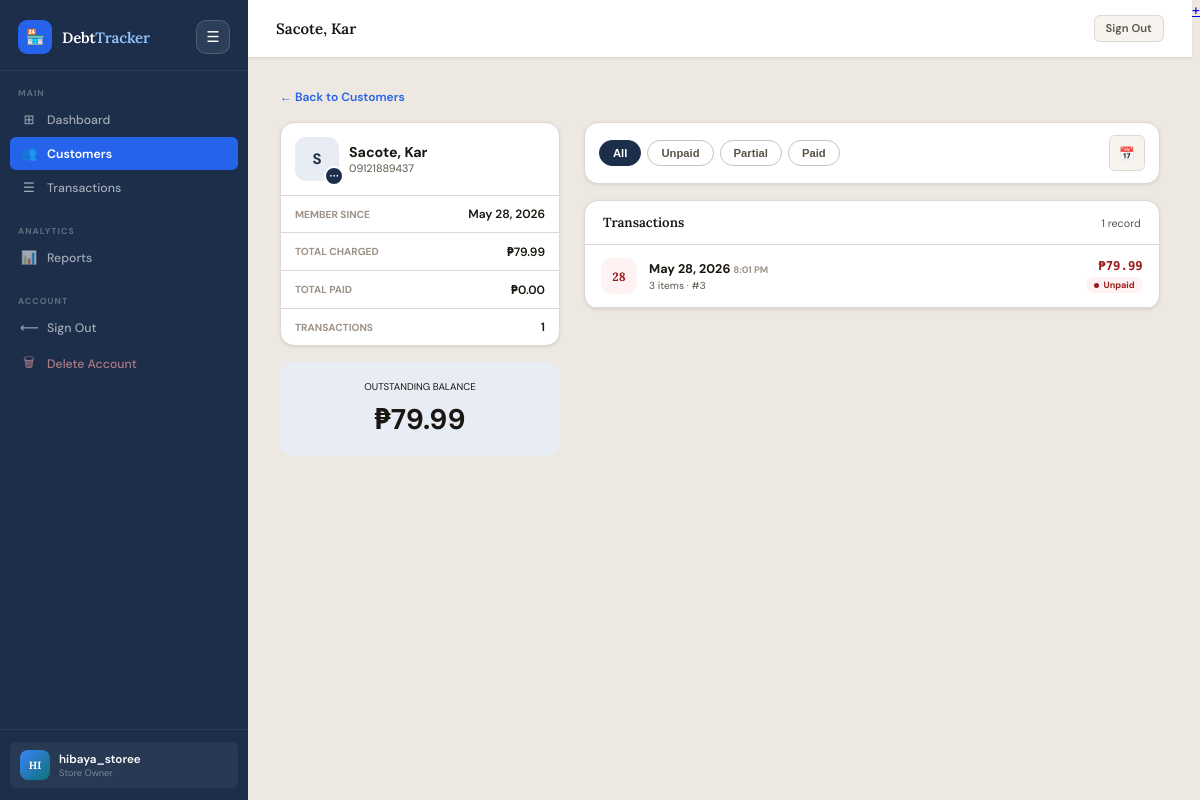
Page /customers/3/ (signed in) on the committed database.
### tracker/models.py (models this page shows, shortened)
class Customer(models.Model):
    owner = models.ForeignKey(User, on_delete=models.CASCADE, related_name='customers')
    name = models.CharField(max_length=100)
    phone = models.CharField(max_length=20, blank=True, null=True)
    notes = models.TextField(blank=True, null=True)
    created_at = models.DateTimeField(default=timezone.now)
    class Meta:
        ordering = ['name']
    def total_balance(self):
        total = Decimal('0')
        for txn in self.transactions.all():
            total += txn.remaining_balance()
        return total
    def total_charged(self):
        return sum(t.total_amount() for t in self.transactions.all()) or Decimal('0')
    def total_paid(self):
        return sum(t.total_paid() for t in self.transactions.all()) or Decimal('0')
    def transaction_count(self):
        return self.transactions.count()
    def is_high_debt(self):
        return self.total_balance() >= 500

class Transaction(models.Model):
    STATUS_CHOICES = [
        ('unpaid', 'Unpaid'),
        ('partial', 'Partially Paid'),
        ('paid', 'Fully Paid'),
    ]
    customer = models.ForeignKey(Customer, on_delete=models.CASCADE, related_name='transactions')
    date = models.DateField(default=timezone.now)
    time = models.TimeField(default=default_transaction_time)
    notes = models.TextField(blank=True, null=True)
    status = models.CharField(max_length=10, choices=STATUS_CHOICES, default='unpaid')
    promise_date = models.DateField(blank=True, null=True)
    promise_time = models.TimeField(blank=True, null=True)
    receipt_token = models.CharField(max_length=36, unique=True, blank=True)
    created_at = models.DateTimeField(auto_now_add=True)
    class Meta:
        ordering = ['-date', '-created_at']
    def total_amount(self):
        return sum(item.subtotal() for item in self.items.all()) or Decimal('0')
    def total_paid(self):
        result = self.payments.aggregate(models.Sum('amount'))['amount__sum']
        return result or Decimal('0')
    def remaining_balance(self):
        return self.total_amount() - self.total_paid()

class TransactionItem(models.Model):
    UNIT_CHOICES = [
        ('qty', 'Qty'),
        ('kg', 'Kg'),
    ]
    transaction = models.ForeignKey(Transaction, on_delete=models.CASCADE, related_name='items')
    item_name = models.CharField(max_length=200)
    quantity = models.DecimalField(max_digits=8, decimal_places=2, default=1)
    unit = models.CharField(max_length=3, choices=UNIT_CHOICES, default='qty')
    price = models.DecimalField(max_digits=10, decimal_places=2)
    def subtotal(self):
        return self.quantity * self.price

### tracker/views.py (the view)
# urls.py: path('customers/<int:pk>/', views.customer_detail, name='customer_detail'),
@login_required
def customer_detail(request, pk):
    customer = get_object_or_404(Customer, pk=pk, owner=request.user)
    transactions = customer.transactions.prefetch_related('items', 'payments').all()
    date_from = request.GET.get('date_from', '')
    date_to = request.GET.get('date_to', '')
    status_filter = request.GET.get('status', '')
    if date_from:
        transactions = transactions.filter(date__gte=date_from)
    if date_to:
        transactions = transactions.filter(date__lte=date_to)
    if status_filter:
        transactions = transactions.filter(status=status_filter)
    context = {
        'customer': customer,
        'transactions': transactions,
        'balance': customer.total_balance(),
        'total_charged': customer.total_charged(),
        'total_paid': customer.total_paid(),
        'is_high': customer.is_high_debt(),
        'date_from': date_from,
        'date_to': date_to,
        'status_filter': status_filter,
        'active_nav': 'customers',
    }
    return render(request, 'tracker/customer_detail.html', context)

### tracker/templates/tracker/customer_detail.html (shortened to what this page needs)
{% extends 'tracker/base.html' %}
{% block topbar_title %}{{ customer.name }}{% endblock %}
{% block content %}
<div class="profile-wrapper">
    <div style="margin-bottom:16px;">
        <a href="{% url 'customer_list' %}" class="back-link">
            ← Back to Customers
        </a>
    </div>
    <div class="profile-grid">
        <div class="profile-sidebar">
            <div class="info-card">
                <div class="info-card-header">
                    <div class="avatar-menu-wrap" onclick="toggleCustMenu(event)" title="Options">
                      <div class="profile-avatar {% if is_high %}high{% endif %}"
                          style="background:{% if is_high %}var(--danger-bg){% else %}var(--navy-light){% endif %};
                          color:{% if is_high %}var(--danger){% else %}var(--navy){% endif %};">
                          {{ customer.name|slice:":1"|upper }}
                      </div>
                      <div class="avatar-dots-badge">⋯</div>
                    </div>
                    <div>
                        <div class="profile-name">
                            {{ customer.name }}
                        </div>
                        <div class="profile-phone">
                            {% if customer.phone %}
                                {{ customer.phone }}
                            {% else %}
                                No phone
                            {% endif %}
                        </div>
                    </div>
                </div>
                <div class="info-row">
                    <span class="info-key">Member since</span>
                    <span class="info-val">{{ customer.created_at|date:"M d, Y" }}</span>
                </div>
                <div class="info-row">
                    <span class="info-key">Total charged</span>
                    <span class="info-val">₱{{ total_charged|floatformat:2 }}</span>
                </div>
                <div class="info-row">
                    <span class="info-key">Total paid</span>
                    <span class="info-val">₱{{ total_paid|floatformat:2 }}</span>
                </div>
                <div class="info-row">
                    <span class="info-key">Transactions</span>
                    <span class="info-val">{{ customer.transaction_count }}</span>
                </div>
            </div>
            <div class="balance-box">
                <div class="balance-lbl">
                    Outstanding Balance
                </div>
                <div class="balance-val">
                    ₱{{ balance|floatformat:2 }}
                </div>
            </div>
        </div>
        <div class="profile-content">
            <form method="get" id="filterForm">
              <div class="filter-bar card" style="margin-bottom:16px;">
                <div class="filter-top">
                  <div class="status-chips">
                    <button type="button" class="chip {% if not status_filter %}chip-active{% endif %}" onclick="setStatus('')">All</button>
                    <button type="button" class="chip chip-unpaid {% if status_filter == 'unpaid' %}chip-active{% endif %}" onclick="setStatus('unpaid')">Unpaid</button>
                    <button type="button" class="chip chip-partial {% if status_filter == 'partial' %}chip-active{% endif %}" onclick="setStatus('partial')">Partial</button>
                    <button type="button" class="chip chip-paid {% if status_filter == 'paid' %}chip-active{% endif %}" onclick="setStatus('paid')">Paid</button>
                  </div>
                  <button type="button" class="date-toggle-btn {% if date_from or date_to %}date-toggle-active{% endif %}" onclick="toggleDateRange()" id="dateToggleBtn" title="Date range">
                    &#128197;{% if date_from or date_to %} &#10003;{% endif %}
                  </button>
                </div>
              </div>
            </form>
            <div class="card">
                <div class="card-header">
                    <h3>Transactions</h3>
                    <span style="font-size:0.72rem;color:var(--text-2);">{{ transactions|length }} record{{ transactions|length|pluralize }}</span>
                </div>
                {% if transactions %}
                    {% for txn in transactions %}
                    <a href="{% url 'transaction_detail' txn.pk %}" style="display:flex;align-items:center;gap:12px;padding:13px 16px;border-bottom:1px solid var(--border);text-decoration:none;color:inherit;transition:background 0.1s;" onmouseover="this.style.background='var(--surface-2)'" onmouseout="this.style.background=''">
                        <div class="avatar {% if txn.status == 'paid' %}paid{% elif txn.status == 'partial' %}partial{% else %}high{% endif %}" style="width:36px;height:36px;font-size:0.8rem;border-radius:10px;flex-shrink:0;">
                            {{ txn.date|date:"d" }}
                        </div>
                        <div style="flex:1;min-width:0;">
                            <div style="font-size:0.84rem;font-weight:700;">{{ txn.date|date:"M d, Y" }} <span style="color:var(--text-3);font-size:0.75em;">{{ txn.time|time:"g:i A" }}</span></div>
                            <div style="font-size:0.68rem;color:var(--text-2);margin-top:2px;">{{ txn.items.count }} item{{ txn.items.count|pluralize }} · #{{ txn.pk }}</div>
                        </div>
                        <div style="text-align:right;flex-shrink:0;">
                            <div style="font-family:var(--mono);font-size:0.82rem;font-weight:700;color:{% if txn.remaining_balance > 0 %}var(--danger){% else %}var(--success){% endif %};">
                                {% if txn.status == 'paid' %}—{% else %}₱{{ txn.remaining_balance|floatformat:2 }}{% endif %}
                            </div>
                            {% if txn.status == 'paid' %}<span class="status-pill status-paid" style="font-size:0.6rem;">Paid</span>
                            {% elif txn.status == 'partial' %}<span class="status-pill status-partial" style="font-size:0.6rem;">Partial</span>
                            {% else %}<span class="status-pill status-unpaid" style="font-size:0.6rem;">Unpaid</span>{% endif %}
                        </div>
                    </a>
                    {% endfor %}
                {% else %}
                <div class="empty-state">
                    <div style="font-size:2rem;margin-bottom:10px;">📋</div>
                    <p>No transactions found.</p>
                </div>
                {% endif %}
            </div>
        </div>
    </div>
</div>
{% endblock %}
{% block fab %}
<a href="{% url 'new_transaction_for_customer' customer.pk %}" class="fab-global" title="New Transaction for {{ customer.name }}">+</a>
{% endblock %}

### tracker/templates/tracker/base.html (shortened to what this page needs)
<!DOCTYPE html>
<html lang="en">
<head>
</head>
<body>
  <aside class="sidebar" id="sidebar">
    <div class="sb-brand-wrap">
      <a href="{% url 'dashboard' %}" class="sb-brand">
        <div class="sb-logo">🏪</div>
        <div class="sb-name">Debt<span>Tracker</span></div>
      </a>
      <button type="button" class="sidebar-toggle" onclick="toggleSidebar()">☰</button>
    </div>
    <div class="sb-section">
      <div class="sb-section-label">Main</div>
      <a href="{% url 'dashboard' %}" class="sb-link {% if active_nav == 'dashboard' %}active{% endif %}"><span class="sb-icon">⊞</span> Dashboard</a>
      <a href="{% url 'customer_list' %}" class="sb-link {% if active_nav == 'customers' %}active{% endif %}"><span class="sb-icon">👥</span> Customers</a>
      <a href="{% url 'transaction_list' %}" class="sb-link "><span class="sb-icon">☰</span> Transactions</a>
    </div>
    <div class="sb-section">
      <div class="sb-section-label">Analytics</div>
      <a href="{% url 'reports' %}" class="sb-link {% if active_nav == 'reports' %}active{% endif %}"><span class="sb-icon">📊</span> Reports</a>
    </div>
    <div class="sb-section">
      <div class="sb-section-label">Account</div>
      <a href="{% url 'logout' %}" class="sb-link"><span class="sb-icon">⟵</span> Sign Out</a>
      <a href="{% url 'delete_account' %}" class="sb-link" style="color:rgba(252,165,165,0.65);"><span class="sb-icon">🗑</span> Delete Account</a>
    </div>
    <div class="sb-user">
      <div class="sb-user-inner">
        <div class="sb-avatar">{{ request.user.username|slice:":2"|upper }}</div>
        <div><div class="sb-uname">{{ request.user.username }}</div><div class="sb-urole">Store Owner</div></div>
      </div>
    </div>
  </aside>
  <div class="app-main">
    <header class="topbar">
      <div class="tb-left">
        <span class="tb-title">{% block topbar_title %}DebtTracker{% endblock %}</span>
      </div>
      <div class="tb-right">
        <a href="{% url 'logout' %}" class="btn btn-ghost btn-sm">Sign Out</a>
      </div>
    </header>
    <main class="page-content">{% block content %}{% endblock %}</main>
  </div>
  {% block fab %}{% endblock %}
</body>
</html>

### tracker/templates/tracker/customer_detail.html (style rules this page uses)
.profile-wrapper { width:100%; }
.profile-grid { display:flex; gap:24px; align-items:flex-start; width:100%; }
.profile-sidebar { width:280px; flex-shrink:0; display:flex; flex-direction:column; gap:16px; }
.profile-content { flex:1; min-width:0; }
.info-card { background:var(--surface); border:1px solid var(--border); border-radius:var(--r-lg); overflow:hidden; box-shadow:var(--shadow-sm); }
.info-card-header { padding:14px; border-bottom:1px solid var(--border); display:flex; align-items:center; gap:10px; }
.profile-avatar { width:44px; height:44px; border-radius:11px; display:flex; align-items:center; justify-content:center; font-weight:700; flex-shrink:0; }
.profile-name { font-size:0.95rem; font-weight:700; }
.profile-phone { font-size:0.72rem; color:var(--text-2); }
.info-row { padding:10px 14px; border-bottom:1px solid var(--border); display:flex; justify-content:space-between; align-items:center; gap:10px; }
.info-row:last-child { border-bottom:none; }
.info-key { font-size:0.68rem; text-transform:uppercase; font-weight:700; color:var(--text-3); }
.info-val { font-size:0.8rem; font-weight:600; }
.balance-box { background:var(--navy-light); border-radius:var(--r-lg); padding:18px; text-align:center; }
.balance-lbl { font-size:0.65rem; text-transform:uppercase; margin-bottom:6px; }
.balance-val { font-size:1.9rem; font-weight:700; }
.filter-bar { padding:12px 14px; }
.filter-top { display:flex; align-items:center; gap:8px; }
.status-chips { display:flex; gap:6px; flex:1; flex-wrap:nowrap; overflow-x:auto; scrollbar-width:none; -webkit-overflow-scrolling:touch; }
.chip { flex-shrink:0; padding:6px 13px; border-radius:20px; font-size:0.75rem; font-weight:600; border:1.5px solid var(--border-2); background:var(--surface); color:var(--text-2); cursor:pointer; transition:all 0.13s; white-space:nowrap; }
.chip-active { background:var(--navy); color:#fff; border-color:var(--navy); }
.date-toggle-btn { flex-shrink:0; width:36px; height:36px; border-radius:var(--r-sm); background:var(--surface-2); border:1.5px solid var(--border); font-size:0.85rem; cursor:pointer; display:flex; align-items:center; justify-content:center; transition:all 0.13s; }
.avatar-menu-wrap { position:relative; cursor:pointer; display:inline-block; }
.avatar-menu-wrap .profile-avatar { user-select:none; }
.avatar-dots-badge { position:absolute; bottom:-5px; right:-5px; width:20px; height:20px; background:var(--navy); color:#fff; border-radius:50%; border:2px solid var(--surface); display:flex; align-items:center; justify-content:center; font-size:0.65rem; font-weight:900; letter-spacing:0.05em; line-height:1; pointer-events:none; z-index:2; }

### rows in the picture
Customer: name "Sacote, Kar", name "S", phone "09121889437", created_at "May 28, 2026", transaction_count "1"
Transaction: date "28", date "May 28, 2026", time "8:01 PM", items.count "3", pk "3", remaining_balance "79.99", status "Unpaid"

### other values in the picture
{{ request.user.username|slice:":2"|upper }} "HI"
{{ request.user.username }} "hibaya_storee"
{{ total_charged|floatformat:2 }} "79.99"
{{ total_paid|floatformat:2 }} "0.00"
{{ balance|floatformat:2 }} "79.99"
{{ transactions|length }} "1"
